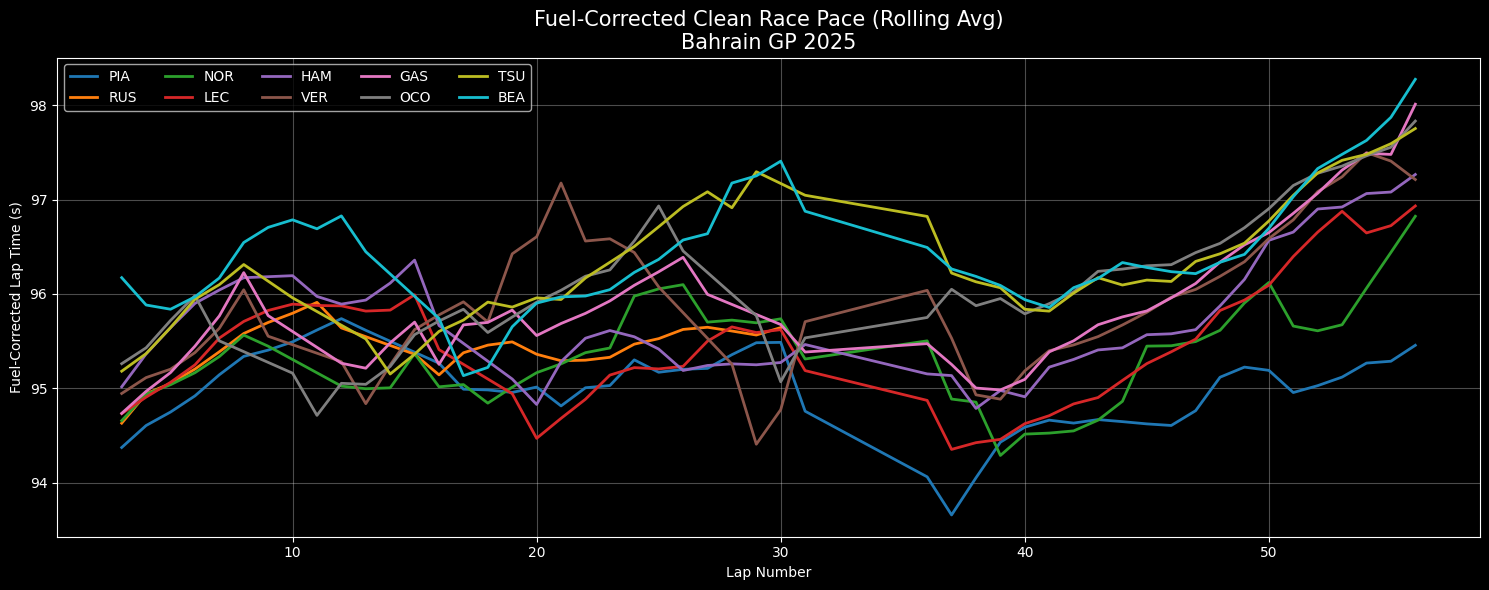

Reproduce this figure in Python.
import fastf1, os
import matplotlib.pyplot as plt
import pandas as pd
import numpy as np

# =============================
# CONFIG
# =============================
YEAR = 2025
GP = "Bahrain Grand Prix"
SESSION = "R"
CACHE_DIR = "cache"

FUEL_START_KG = 110        # typical F1 race fuel
FUEL_BURN_PER_LAP = 1.5   # kg per lap
FUEL_PENALTY = 0.033      # sec per kg (0.03–0.035 standard)

ROLL = 3

# =============================
# SETUP
# =============================
os.makedirs(CACHE_DIR, exist_ok=True)
fastf1.Cache.enable_cache(CACHE_DIR)

# =============================
# LOAD SESSION
# =============================
session = fastf1.get_session(YEAR, GP, SESSION)
session.load()

# =============================
# LOAD & CLEAN LAPS
# =============================
laps = session.laps
laps = laps[laps["IsAccurate"]].copy()
laps["LapTimeSec"] = laps["LapTime"].dt.total_seconds()

# =============================
# TOP 10 FINISHERS
# =============================
drivers = (
    session.results
    .sort_values("Position")
    .head(10)["Abbreviation"]
    .tolist()
)

laps = laps[laps["Driver"].isin(drivers)]

# =============================
# REMOVE PIT LAPS
# =============================
laps = laps[
    laps["PitInTime"].isna() &
    laps["PitOutTime"].isna()
]

# =============================
# REMOVE OUTLIERS (IQR)
# =============================
clean = []
for d in drivers:
    dl = laps[laps["Driver"] == d]
    q1, q3 = dl["LapTimeSec"].quantile([0.25, 0.75])
    iqr = q3 - q1
    clean.append(
        dl[
            (dl["LapTimeSec"] >= q1 - 1.5 * iqr) &
            (dl["LapTimeSec"] <= q3 + 1.5 * iqr)
        ]
    )

clean = pd.concat(clean)

# =============================
# FUEL MODEL
# =============================
clean["FuelRemaining"] = (
    FUEL_START_KG -
    (clean["LapNumber"] - 1) * FUEL_BURN_PER_LAP
)

clean["FuelCorrection"] = clean["FuelRemaining"] * FUEL_PENALTY

clean["FuelCorrectedPace"] = (
    clean["LapTimeSec"] - clean["FuelCorrection"]
)

# =============================
# ROLLING AVERAGE
# =============================
clean["FuelCorrectedRolling"] = (
    clean.groupby("Driver")["FuelCorrectedPace"]
    .rolling(ROLL, center=True)
    .mean()
    .reset_index(level=0, drop=True)
)

# =============================
# COLORS
# =============================
colors = plt.cm.tab10(np.linspace(0, 1, len(drivers)))

# =============================
# PLOT
# =============================
plt.figure(figsize=(15,6))

for d,c in zip(drivers, colors):
    dl = clean[clean["Driver"] == d]
    plt.plot(
        dl["LapNumber"],
        dl["FuelCorrectedRolling"],
        color=c,
        linewidth=2,
        label=d
    )

plt.title(
    "Fuel-Corrected Clean Race Pace (Rolling Avg)\nBahrain GP 2025",
    fontsize=15
)
plt.xlabel("Lap Number")
plt.ylabel("Fuel-Corrected Lap Time (s)")
plt.grid(alpha=0.3)
plt.legend(ncol=5)
plt.tight_layout()
plt.show()
